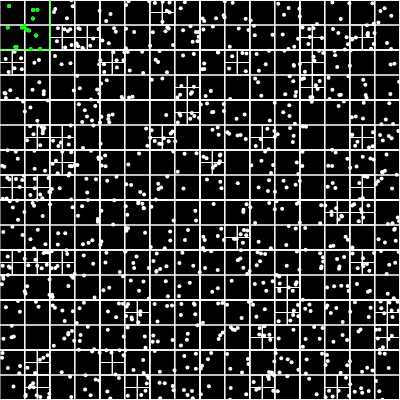
Frame 1 (no input)
Frame 60 (no input): identical to frame 1, image omitted
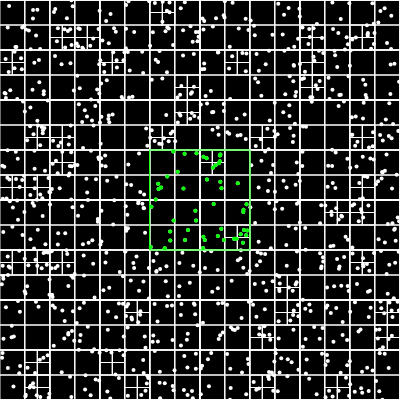
Frame 120 (the mouse pressed at the canvas centre since frame 60)

The p5.js sketch that drew these frames (run headless with seeded random() and noise() and a simulated clock; from frame 60 on, the mouse is pressed at the canvas centre):

// p5.js sketch
// ── sketch.js
// let qt;
// let count = 0;

// function setup() {
// 	createCanvas(400 ,400) ;
// // centre point and half of width and height
// 	let boundary = new Rectangle(200 ,200 ,200 ,200) ;
// // each leave just could have 4 elements
// 	qt = new QuadTree( boundary , 4) ;
// 	console.log(qt);

// 	for (let i =0; i < 10; i ++) {
// 		let p = new Point(Math.random()*400,Math.random ()*400) ;
// 		qt. insert(p);
// 	}
// 	background(0) ;
// 	qt.show() ;
// }

let qt;
let count = 0;
function setup(){
	createCanvas(400 ,400) ;
	let boundary = new Rectangle(200 ,200 ,200 ,200) ;
	qt = new QuadTree(boundary ,4);

	// console.log(qt)
	for (let i =0; i < 1000; i ++) {
		let p = new Point(Math.random()*400,Math.random()*400) ;
		qt.insert(p);
	}
}

function draw()
{
	background(0);
	qt.show();

	stroke(0,255,0);
	rectMode(CENTER);
	let range = new Rectangle(mouseX,mouseY,50,50)
	// let range = new Rectangle(250,250,107,75);
	rect(range.x, range.y, range.w*2, range.h*2);

	let points = [];
	qt.query(range, points);
	// console.log(points)
	for(let p of points){
		strokeWeight(4);
		point(p.x,p.y);
	}

	// console.log(count)
	
}


// function draw() {
// 	background(0) ;
// 	if ( mouseIsPressed ) {
// 		for (let i = 0; i < 1; i ++) {
// 			let m = new Point(mouseX + random(-5 ,5),mouseY + random(-5 ,5));
// 			qt.insert(m)
// 		}
// 	}
// 	background(0) ;
// 	qt.show() ;
// }
// ── main.html

<html>
	<head >
		<title>QuadTree</title>
		<script src="p5.min.js"></script>
		<script src ="quadtree.js" ></script>
		<script src="sketch.js"></script>
	</head>

	<body >

	</body >

</html >
// ── quadtree.js
class Point{
	constructor(x, y, userData ){
		this.x = x;
		this.y = y;
		this.userData = userData ;
	}
}

class Rectangle{
	constructor(x, y, w, h){
		this.x = x; // center
		this.y = y;
		this.w = w; // half width
		this.h = h; // half height
}
// verifica si este objeto contiene un objeto Punto
contains( point){
	return (point.x>=(this.x-this.w) && point.x<=(this.x+this.w) && point.y>=(this.y-this.h) &&
		point.y<=(this.y+this.h)); 
}
// verifica si este objeto se intersecta con otro objeto Rectangle
intersects( range ){
	return !(range.x - range.w > this.x + this.w || 
		range.x + range.w < this.x - this.w || 
		range.y -range.h > this.y + this.h || 
		range.y +range.h < this.y - this.h);
	}
}


class QuadTree{
	constructor( boundary , n){
	this.boundary = boundary ; // Rectangle
	this.capacity = n; // capacidad maxima de cada cuadrante
	this.points = []; // vector , almacena los puntos a almacenar
	this.divided = false ;
}
// divide el quadtree en 4 quadtrees
subdivide(){
	let qt_northwest=new Rectangle(this.boundary.x-this.boundary.w/2,this.boundary.y-this.boundary.h/2,this.boundary.w/2,this.boundary.h/2);
	let qt_northeast=new Rectangle(this.boundary.x+this.boundary.w/2,this.boundary.y-this.boundary.h/2,this.boundary.w/2,this.boundary.h/2);
	let qt_southwest=new Rectangle(this.boundary.x-this.boundary.w/2,this.boundary.y+this.boundary.h/2,this.boundary.w/2,this.boundary.h/2);
	let qt_southeast=new Rectangle(this.boundary.x+this.boundary.w/2,this.boundary.y+this.boundary.h/2,this.boundary.w/2,this.boundary.h/2);
	this.northeast = new QuadTree(qt_northeast,this.capacity);
	this.northwest = new QuadTree(qt_northwest,this.capacity);
	this.southeast = new QuadTree(qt_southeast,this.capacity);
	this.southwest = new QuadTree(qt_southwest,this.capacity);
	this.divided=true;
// Algoritmo
// 1: Crear 4 hijos : qt_northeast , qt_northwest , qt_southeast , qt_southwest
// 2: Asignar los QuadTree creados a cada hijo
// this . northeast = qt_northeast ;
// this . northwest = qt_northwest ;
// this . southeast = qt_southeast ;
// this . southwest = qt_southwest ;
// 3. - Hacer : this . divided <- true
}
insert( point ){
	if(!this.boundary.contains(point))
		return false;

	if(this.points.length< this.capacity){
		this.points.push(point);
		return;
	}else{
		if(!this.divided){
		this.subdivide();
		}
	}
	

	this.northwest.insert(point);
	this.northeast.insert(point);
	this.southwest.insert(point);
	this.southeast.insert(point);
// Algoritmo
// 1: Si el punto no esta en los limites ( boundary ) del quadtree Return
// 2: Si ( this . points . length ) < ( this . capacity ),
// 2.1 Insertamos en el vector this . points
// Sino
// 2.2 Dividimos si aun no ha sido dividido
// 2.3 Insertamos recursivamente en los 4 hijos .
// this . northeast . insert ( point );
// this . northwest . insert ( point );
// this . southeast . insert ( point );
// this . southwest . insert ( point );
}



query(range, found){
		// let found=[]
		if(!this.boundary.intersects(range))
		{	
			return;
		}
		else{
			for(let p of this.points){
				
				if(range.contains(p))
				{	
					// count++;
					found.push(p);
				}
			}

		}
		if(this.divided)
		{
			this.northwest.query(range,found);
			this.northeast.query(range,found);
			this.southwest.query(range,found);
			this.southeast.query(range,found);
		}	

		return found;
}

show(){
	stroke(255);
	
	noFill();
	strokeWeight(1);
	rectMode( CENTER );
	rect(this.boundary.x,this.boundary.y, this.boundary.w*2 , this.boundary.h*2);
	for(let p of this.points ){
		strokeWeight(4);
		point(p.x, p.y);
	}
	if( this.divided ){
		this.northeast.show();
		this.northwest.show();
		this.southeast.show();
		this.southwest.show();
	}
	
}
}
